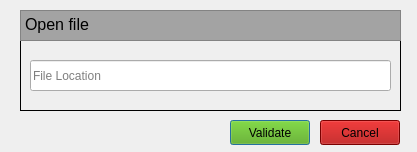
<?xml version="1.0" encoding="UTF-8"?>
<ui version="4.0">
 <class>loadwindow</class>
 <widget class="QDialog" name="loadwindow">
  <property name="geometry">
   <rect>
    <x>0</x>
    <y>0</y>
    <width>417</width>
    <height>152</height>
   </rect>
  </property>
  <property name="minimumSize">
   <size>
    <width>417</width>
    <height>152</height>
   </size>
  </property>
  <property name="maximumSize">
   <size>
    <width>417</width>
    <height>152</height>
   </size>
  </property>
  <property name="windowTitle">
   <string>Load file</string>
  </property>
  <property name="whatsThis">
   <string>&lt;html&gt;&lt;head/&gt;&lt;body&gt;&lt;p&gt;Here, you have to enter the location of the file that you want load.&lt;/p&gt;&lt;/body&gt;&lt;/html&gt;</string>
  </property>
  <widget class="QFrame" name="frame">
   <property name="geometry">
    <rect>
     <x>20</x>
     <y>10</y>
     <width>381</width>
     <height>101</height>
    </rect>
   </property>
   <property name="frameShape">
    <enum>QFrame::Box</enum>
   </property>
   <property name="frameShadow">
    <enum>QFrame::Plain</enum>
   </property>
   <widget class="QLineEdit" name="LineEdit_location">
    <property name="geometry">
     <rect>
      <x>10</x>
      <y>50</y>
      <width>361</width>
      <height>31</height>
     </rect>
    </property>
    <property name="text">
     <string/>
    </property>
    <property name="dragEnabled">
     <bool>true</bool>
    </property>
    <property name="placeholderText">
     <string>File Location</string>
    </property>
    <property name="clearButtonEnabled">
     <bool>false</bool>
    </property>
   </widget>
   <widget class="QTextBrowser" name="textBrowser">
    <property name="geometry">
     <rect>
      <x>0</x>
      <y>0</y>
      <width>381</width>
      <height>31</height>
     </rect>
    </property>
    <property name="palette">
     <palette>
      <active>
       <colorrole role="WindowText">
        <brush brushstyle="SolidPattern">
         <color alpha="255">
          <red>0</red>
          <green>0</green>
          <blue>0</blue>
         </color>
        </brush>
       </colorrole>
       <colorrole role="Button">
        <brush brushstyle="SolidPattern">
         <color alpha="255">
          <red>170</red>
          <green>170</green>
          <blue>170</blue>
         </color>
        </brush>
       </colorrole>
       <colorrole role="Light">
        <brush brushstyle="SolidPattern">
         <color alpha="255">
          <red>255</red>
          <green>255</green>
          <blue>255</blue>
         </color>
        </brush>
       </colorrole>
       <colorrole role="Midlight">
        <brush brushstyle="SolidPattern">
         <color alpha="255">
          <red>212</red>
          <green>212</green>
          <blue>212</blue>
         </color>
        </brush>
       </colorrole>
       <colorrole role="Dark">
        <brush brushstyle="SolidPattern">
         <color alpha="255">
          <red>85</red>
          <green>85</green>
          <blue>85</blue>
         </color>
        </brush>
       </colorrole>
       <colorrole role="Mid">
        <brush brushstyle="SolidPattern">
         <color alpha="255">
          <red>113</red>
          <green>113</green>
          <blue>113</blue>
         </color>
        </brush>
       </colorrole>
       <colorrole role="Text">
        <brush brushstyle="SolidPattern">
         <color alpha="255">
          <red>0</red>
          <green>0</green>
          <blue>0</blue>
         </color>
        </brush>
       </colorrole>
       <colorrole role="BrightText">
        <brush brushstyle="SolidPattern">
         <color alpha="255">
          <red>255</red>
          <green>255</green>
          <blue>255</blue>
         </color>
        </brush>
       </colorrole>
       <colorrole role="ButtonText">
        <brush brushstyle="SolidPattern">
         <color alpha="255">
          <red>0</red>
          <green>0</green>
          <blue>0</blue>
         </color>
        </brush>
       </colorrole>
       <colorrole role="Base">
        <brush brushstyle="SolidPattern">
         <color alpha="255">
          <red>163</red>
          <green>163</green>
          <blue>163</blue>
         </color>
        </brush>
       </colorrole>
       <colorrole role="Window">
        <brush brushstyle="SolidPattern">
         <color alpha="255">
          <red>170</red>
          <green>170</green>
          <blue>170</blue>
         </color>
        </brush>
       </colorrole>
       <colorrole role="Shadow">
        <brush brushstyle="SolidPattern">
         <color alpha="255">
          <red>0</red>
          <green>0</green>
          <blue>0</blue>
         </color>
        </brush>
       </colorrole>
       <colorrole role="AlternateBase">
        <brush brushstyle="SolidPattern">
         <color alpha="255">
          <red>212</red>
          <green>212</green>
          <blue>212</blue>
         </color>
        </brush>
       </colorrole>
       <colorrole role="ToolTipBase">
        <brush brushstyle="SolidPattern">
         <color alpha="255">
          <red>255</red>
          <green>255</green>
          <blue>220</blue>
         </color>
        </brush>
       </colorrole>
       <colorrole role="ToolTipText">
        <brush brushstyle="SolidPattern">
         <color alpha="255">
          <red>0</red>
          <green>0</green>
          <blue>0</blue>
         </color>
        </brush>
       </colorrole>
       <colorrole role="PlaceholderText">
        <brush brushstyle="SolidPattern">
         <color alpha="128">
          <red>0</red>
          <green>0</green>
          <blue>0</blue>
         </color>
        </brush>
       </colorrole>
      </active>
      <inactive>
       <colorrole role="WindowText">
        <brush brushstyle="SolidPattern">
         <color alpha="255">
          <red>0</red>
          <green>0</green>
          <blue>0</blue>
         </color>
        </brush>
       </colorrole>
       <colorrole role="Button">
        <brush brushstyle="SolidPattern">
         <color alpha="255">
          <red>170</red>
          <green>170</green>
          <blue>170</blue>
         </color>
        </brush>
       </colorrole>
       <colorrole role="Light">
        <brush brushstyle="SolidPattern">
         <color alpha="255">
          <red>255</red>
          <green>255</green>
          <blue>255</blue>
         </color>
        </brush>
       </colorrole>
       <colorrole role="Midlight">
        <brush brushstyle="SolidPattern">
         <color alpha="255">
          <red>212</red>
          <green>212</green>
          <blue>212</blue>
         </color>
        </brush>
       </colorrole>
       <colorrole role="Dark">
        <brush brushstyle="SolidPattern">
         <color alpha="255">
          <red>85</red>
          <green>85</green>
          <blue>85</blue>
         </color>
        </brush>
       </colorrole>
       <colorrole role="Mid">
        <brush brushstyle="SolidPattern">
         <color alpha="255">
          <red>113</red>
          <green>113</green>
          <blue>113</blue>
         </color>
        </brush>
       </colorrole>
       <colorrole role="Text">
        <brush brushstyle="SolidPattern">
         <color alpha="255">
          <red>0</red>
          <green>0</green>
          <blue>0</blue>
         </color>
        </brush>
       </colorrole>
       <colorrole role="BrightText">
        <brush brushstyle="SolidPattern">
         <color alpha="255">
          <red>255</red>
          <green>255</green>
          <blue>255</blue>
         </color>
        </brush>
       </colorrole>
       <colorrole role="ButtonText">
        <brush brushstyle="SolidPattern">
         <color alpha="255">
          <red>0</red>
          <green>0</green>
          <blue>0</blue>
         </color>
        </brush>
       </colorrole>
       <colorrole role="Base">
        <brush brushstyle="SolidPattern">
         <color alpha="255">
          <red>163</red>
          <green>163</green>
          <blue>163</blue>
         </color>
        </brush>
       </colorrole>
       <colorrole role="Window">
        <brush brushstyle="SolidPattern">
         <color alpha="255">
          <red>170</red>
          <green>170</green>
          <blue>170</blue>
         </color>
        </brush>
       </colorrole>
       <colorrole role="Shadow">
        <brush brushstyle="SolidPattern">
         <color alpha="255">
          <red>0</red>
          <green>0</green>
          <blue>0</blue>
         </color>
        </brush>
       </colorrole>
       <colorrole role="AlternateBase">
        <brush brushstyle="SolidPattern">
         <color alpha="255">
          <red>212</red>
          <green>212</green>
          <blue>212</blue>
         </color>
        </brush>
       </colorrole>
       <colorrole role="ToolTipBase">
        <brush brushstyle="SolidPattern">
         <color alpha="255">
          <red>255</red>
          <green>255</green>
          <blue>220</blue>
         </color>
        </brush>
       </colorrole>
       <colorrole role="ToolTipText">
        <brush brushstyle="SolidPattern">
         <color alpha="255">
          <red>0</red>
          <green>0</green>
          <blue>0</blue>
         </color>
        </brush>
       </colorrole>
       <colorrole role="PlaceholderText">
        <brush brushstyle="SolidPattern">
         <color alpha="128">
          <red>0</red>
          <green>0</green>
          <blue>0</blue>
         </color>
        </brush>
       </colorrole>
      </inactive>
      <disabled>
       <colorrole role="WindowText">
        <brush brushstyle="SolidPattern">
         <color alpha="255">
          <red>85</red>
          <green>85</green>
          <blue>85</blue>
         </color>
        </brush>
       </colorrole>
       <colorrole role="Button">
        <brush brushstyle="SolidPattern">
         <color alpha="255">
          <red>170</red>
          <green>170</green>
          <blue>170</blue>
         </color>
        </brush>
       </colorrole>
       <colorrole role="Light">
        <brush brushstyle="SolidPattern">
         <color alpha="255">
          <red>255</red>
          <green>255</green>
          <blue>255</blue>
         </color>
        </brush>
       </colorrole>
       <colorrole role="Midlight">
        <brush brushstyle="SolidPattern">
         <color alpha="255">
          <red>212</red>
          <green>212</green>
          <blue>212</blue>
         </color>
        </brush>
       </colorrole>
       <colorrole role="Dark">
        <brush brushstyle="SolidPattern">
         <color alpha="255">
          <red>85</red>
          <green>85</green>
          <blue>85</blue>
         </color>
        </brush>
       </colorrole>
       <colorrole role="Mid">
        <brush brushstyle="SolidPattern">
         <color alpha="255">
          <red>113</red>
          <green>113</green>
          <blue>113</blue>
         </color>
        </brush>
       </colorrole>
       <colorrole role="Text">
        <brush brushstyle="SolidPattern">
         <color alpha="255">
          <red>85</red>
          <green>85</green>
          <blue>85</blue>
         </color>
        </brush>
       </colorrole>
       <colorrole role="BrightText">
        <brush brushstyle="SolidPattern">
         <color alpha="255">
          <red>255</red>
          <green>255</green>
          <blue>255</blue>
         </color>
        </brush>
       </colorrole>
       <colorrole role="ButtonText">
        <brush brushstyle="SolidPattern">
         <color alpha="255">
          <red>85</red>
          <green>85</green>
          <blue>85</blue>
         </color>
        </brush>
       </colorrole>
       <colorrole role="Base">
        <brush brushstyle="SolidPattern">
         <color alpha="255">
          <red>170</red>
          <green>170</green>
          <blue>170</blue>
         </color>
        </brush>
       </colorrole>
       <colorrole role="Window">
        <brush brushstyle="SolidPattern">
         <color alpha="255">
          <red>170</red>
          <green>170</green>
          <blue>170</blue>
         </color>
        </brush>
       </colorrole>
       <colorrole role="Shadow">
        <brush brushstyle="SolidPattern">
         <color alpha="255">
          <red>0</red>
          <green>0</green>
          <blue>0</blue>
         </color>
        </brush>
       </colorrole>
       <colorrole role="AlternateBase">
        <brush brushstyle="SolidPattern">
         <color alpha="255">
          <red>170</red>
          <green>170</green>
          <blue>170</blue>
         </color>
        </brush>
       </colorrole>
       <colorrole role="ToolTipBase">
        <brush brushstyle="SolidPattern">
         <color alpha="255">
          <red>255</red>
          <green>255</green>
          <blue>220</blue>
         </color>
        </brush>
       </colorrole>
       <colorrole role="ToolTipText">
        <brush brushstyle="SolidPattern">
         <color alpha="255">
          <red>0</red>
          <green>0</green>
          <blue>0</blue>
         </color>
        </brush>
       </colorrole>
       <colorrole role="PlaceholderText">
        <brush brushstyle="SolidPattern">
         <color alpha="128">
          <red>0</red>
          <green>0</green>
          <blue>0</blue>
         </color>
        </brush>
       </colorrole>
      </disabled>
     </palette>
    </property>
    <property name="verticalScrollBarPolicy">
     <enum>Qt::ScrollBarAlwaysOff</enum>
    </property>
    <property name="html">
     <string>&lt;!DOCTYPE HTML PUBLIC &quot;-//W3C//DTD HTML 4.0//EN&quot; &quot;http://www.w3.org/TR/REC-html40/strict.dtd&quot;&gt;
&lt;html&gt;&lt;head&gt;&lt;meta name=&quot;qrichtext&quot; content=&quot;1&quot; /&gt;&lt;style type=&quot;text/css&quot;&gt;
p, li { white-space: pre-wrap; }
&lt;/style&gt;&lt;/head&gt;&lt;body style=&quot; font-family:'MS Shell Dlg 2'; font-size:7.8pt; font-weight:400; font-style:normal;&quot;&gt;
&lt;p style=&quot; margin-top:0px; margin-bottom:0px; margin-left:0px; margin-right:0px; -qt-block-indent:0; text-indent:0px;&quot;&gt;&lt;span style=&quot; font-size:12pt;&quot;&gt;Open file&lt;/span&gt;&lt;/p&gt;
&lt;p style=&quot;-qt-paragraph-type:empty; margin-top:0px; margin-bottom:0px; margin-left:0px; margin-right:0px; -qt-block-indent:0; text-indent:0px; font-size:12pt;&quot;&gt;&lt;br /&gt;&lt;/p&gt;&lt;/body&gt;&lt;/html&gt;</string>
    </property>
   </widget>
  </widget>
  <widget class="QPushButton" name="PushButton_valide">
   <property name="geometry">
    <rect>
     <x>230</x>
     <y>120</y>
     <width>80</width>
     <height>25</height>
    </rect>
   </property>
   <property name="palette">
    <palette>
     <active>
      <colorrole role="WindowText">
       <brush brushstyle="SolidPattern">
        <color alpha="255">
         <red>0</red>
         <green>0</green>
         <blue>0</blue>
        </color>
       </brush>
      </colorrole>
      <colorrole role="Button">
       <brush brushstyle="SolidPattern">
        <color alpha="255">
         <red>85</red>
         <green>170</green>
         <blue>0</blue>
        </color>
       </brush>
      </colorrole>
      <colorrole role="Light">
       <brush brushstyle="SolidPattern">
        <color alpha="255">
         <red>128</red>
         <green>255</green>
         <blue>0</blue>
        </color>
       </brush>
      </colorrole>
      <colorrole role="Midlight">
       <brush brushstyle="SolidPattern">
        <color alpha="255">
         <red>106</red>
         <green>212</green>
         <blue>0</blue>
        </color>
       </brush>
      </colorrole>
      <colorrole role="Dark">
       <brush brushstyle="SolidPattern">
        <color alpha="255">
         <red>43</red>
         <green>85</green>
         <blue>0</blue>
        </color>
       </brush>
      </colorrole>
      <colorrole role="Mid">
       <brush brushstyle="SolidPattern">
        <color alpha="255">
         <red>57</red>
         <green>113</green>
         <blue>0</blue>
        </color>
       </brush>
      </colorrole>
      <colorrole role="Text">
       <brush brushstyle="SolidPattern">
        <color alpha="255">
         <red>0</red>
         <green>0</green>
         <blue>0</blue>
        </color>
       </brush>
      </colorrole>
      <colorrole role="BrightText">
       <brush brushstyle="SolidPattern">
        <color alpha="255">
         <red>255</red>
         <green>255</green>
         <blue>255</blue>
        </color>
       </brush>
      </colorrole>
      <colorrole role="ButtonText">
       <brush brushstyle="SolidPattern">
        <color alpha="255">
         <red>0</red>
         <green>0</green>
         <blue>0</blue>
        </color>
       </brush>
      </colorrole>
      <colorrole role="Base">
       <brush brushstyle="SolidPattern">
        <color alpha="255">
         <red>255</red>
         <green>255</green>
         <blue>255</blue>
        </color>
       </brush>
      </colorrole>
      <colorrole role="Window">
       <brush brushstyle="SolidPattern">
        <color alpha="255">
         <red>85</red>
         <green>170</green>
         <blue>0</blue>
        </color>
       </brush>
      </colorrole>
      <colorrole role="Shadow">
       <brush brushstyle="SolidPattern">
        <color alpha="255">
         <red>0</red>
         <green>0</green>
         <blue>0</blue>
        </color>
       </brush>
      </colorrole>
      <colorrole role="AlternateBase">
       <brush brushstyle="SolidPattern">
        <color alpha="255">
         <red>170</red>
         <green>212</green>
         <blue>127</blue>
        </color>
       </brush>
      </colorrole>
      <colorrole role="ToolTipBase">
       <brush brushstyle="SolidPattern">
        <color alpha="255">
         <red>255</red>
         <green>255</green>
         <blue>220</blue>
        </color>
       </brush>
      </colorrole>
      <colorrole role="ToolTipText">
       <brush brushstyle="SolidPattern">
        <color alpha="255">
         <red>0</red>
         <green>0</green>
         <blue>0</blue>
        </color>
       </brush>
      </colorrole>
      <colorrole role="PlaceholderText">
       <brush brushstyle="SolidPattern">
        <color alpha="128">
         <red>0</red>
         <green>0</green>
         <blue>0</blue>
        </color>
       </brush>
      </colorrole>
     </active>
     <inactive>
      <colorrole role="WindowText">
       <brush brushstyle="SolidPattern">
        <color alpha="255">
         <red>0</red>
         <green>0</green>
         <blue>0</blue>
        </color>
       </brush>
      </colorrole>
      <colorrole role="Button">
       <brush brushstyle="SolidPattern">
        <color alpha="255">
         <red>85</red>
         <green>170</green>
         <blue>0</blue>
        </color>
       </brush>
      </colorrole>
      <colorrole role="Light">
       <brush brushstyle="SolidPattern">
        <color alpha="255">
         <red>128</red>
         <green>255</green>
         <blue>0</blue>
        </color>
       </brush>
      </colorrole>
      <colorrole role="Midlight">
       <brush brushstyle="SolidPattern">
        <color alpha="255">
         <red>106</red>
         <green>212</green>
         <blue>0</blue>
        </color>
       </brush>
      </colorrole>
      <colorrole role="Dark">
       <brush brushstyle="SolidPattern">
        <color alpha="255">
         <red>43</red>
         <green>85</green>
         <blue>0</blue>
        </color>
       </brush>
      </colorrole>
      <colorrole role="Mid">
       <brush brushstyle="SolidPattern">
        <color alpha="255">
         <red>57</red>
         <green>113</green>
         <blue>0</blue>
        </color>
       </brush>
      </colorrole>
      <colorrole role="Text">
       <brush brushstyle="SolidPattern">
        <color alpha="255">
         <red>0</red>
         <green>0</green>
         <blue>0</blue>
        </color>
       </brush>
      </colorrole>
      <colorrole role="BrightText">
       <brush brushstyle="SolidPattern">
        <color alpha="255">
         <red>255</red>
         <green>255</green>
         <blue>255</blue>
        </color>
       </brush>
      </colorrole>
      <colorrole role="ButtonText">
       <brush brushstyle="SolidPattern">
        <color alpha="255">
         <red>0</red>
         <green>0</green>
         <blue>0</blue>
        </color>
       </brush>
      </colorrole>
      <colorrole role="Base">
       <brush brushstyle="SolidPattern">
        <color alpha="255">
         <red>255</red>
         <green>255</green>
         <blue>255</blue>
        </color>
       </brush>
      </colorrole>
      <colorrole role="Window">
       <brush brushstyle="SolidPattern">
        <color alpha="255">
         <red>85</red>
         <green>170</green>
         <blue>0</blue>
        </color>
       </brush>
      </colorrole>
      <colorrole role="Shadow">
       <brush brushstyle="SolidPattern">
        <color alpha="255">
         <red>0</red>
         <green>0</green>
         <blue>0</blue>
        </color>
       </brush>
      </colorrole>
      <colorrole role="AlternateBase">
       <brush brushstyle="SolidPattern">
        <color alpha="255">
         <red>170</red>
         <green>212</green>
         <blue>127</blue>
        </color>
       </brush>
      </colorrole>
      <colorrole role="ToolTipBase">
       <brush brushstyle="SolidPattern">
        <color alpha="255">
         <red>255</red>
         <green>255</green>
         <blue>220</blue>
        </color>
       </brush>
      </colorrole>
      <colorrole role="ToolTipText">
       <brush brushstyle="SolidPattern">
        <color alpha="255">
         <red>0</red>
         <green>0</green>
         <blue>0</blue>
        </color>
       </brush>
      </colorrole>
      <colorrole role="PlaceholderText">
       <brush brushstyle="SolidPattern">
        <color alpha="128">
         <red>0</red>
         <green>0</green>
         <blue>0</blue>
        </color>
       </brush>
      </colorrole>
     </inactive>
     <disabled>
      <colorrole role="WindowText">
       <brush brushstyle="SolidPattern">
        <color alpha="255">
         <red>43</red>
         <green>85</green>
         <blue>0</blue>
        </color>
       </brush>
      </colorrole>
      <colorrole role="Button">
       <brush brushstyle="SolidPattern">
        <color alpha="255">
         <red>85</red>
         <green>170</green>
         <blue>0</blue>
        </color>
       </brush>
      </colorrole>
      <colorrole role="Light">
       <brush brushstyle="SolidPattern">
        <color alpha="255">
         <red>128</red>
         <green>255</green>
         <blue>0</blue>
        </color>
       </brush>
      </colorrole>
      <colorrole role="Midlight">
       <brush brushstyle="SolidPattern">
        <color alpha="255">
         <red>106</red>
         <green>212</green>
         <blue>0</blue>
        </color>
       </brush>
      </colorrole>
      <colorrole role="Dark">
       <brush brushstyle="SolidPattern">
        <color alpha="255">
         <red>43</red>
         <green>85</green>
         <blue>0</blue>
        </color>
       </brush>
      </colorrole>
      <colorrole role="Mid">
       <brush brushstyle="SolidPattern">
        <color alpha="255">
         <red>57</red>
         <green>113</green>
         <blue>0</blue>
        </color>
       </brush>
      </colorrole>
      <colorrole role="Text">
       <brush brushstyle="SolidPattern">
        <color alpha="255">
         <red>43</red>
         <green>85</green>
         <blue>0</blue>
        </color>
       </brush>
      </colorrole>
      <colorrole role="BrightText">
       <brush brushstyle="SolidPattern">
        <color alpha="255">
         <red>255</red>
         <green>255</green>
         <blue>255</blue>
        </color>
       </brush>
      </colorrole>
      <colorrole role="ButtonText">
       <brush brushstyle="SolidPattern">
        <color alpha="255">
         <red>43</red>
         <green>85</green>
         <blue>0</blue>
        </color>
       </brush>
      </colorrole>
      <colorrole role="Base">
       <brush brushstyle="SolidPattern">
        <color alpha="255">
         <red>85</red>
         <green>170</green>
         <blue>0</blue>
        </color>
       </brush>
      </colorrole>
      <colorrole role="Window">
       <brush brushstyle="SolidPattern">
        <color alpha="255">
         <red>85</red>
         <green>170</green>
         <blue>0</blue>
        </color>
       </brush>
      </colorrole>
      <colorrole role="Shadow">
       <brush brushstyle="SolidPattern">
        <color alpha="255">
         <red>0</red>
         <green>0</green>
         <blue>0</blue>
        </color>
       </brush>
      </colorrole>
      <colorrole role="AlternateBase">
       <brush brushstyle="SolidPattern">
        <color alpha="255">
         <red>85</red>
         <green>170</green>
         <blue>0</blue>
        </color>
       </brush>
      </colorrole>
      <colorrole role="ToolTipBase">
       <brush brushstyle="SolidPattern">
        <color alpha="255">
         <red>255</red>
         <green>255</green>
         <blue>220</blue>
        </color>
       </brush>
      </colorrole>
      <colorrole role="ToolTipText">
       <brush brushstyle="SolidPattern">
        <color alpha="255">
         <red>0</red>
         <green>0</green>
         <blue>0</blue>
        </color>
       </brush>
      </colorrole>
      <colorrole role="PlaceholderText">
       <brush brushstyle="SolidPattern">
        <color alpha="128">
         <red>0</red>
         <green>0</green>
         <blue>0</blue>
        </color>
       </brush>
      </colorrole>
     </disabled>
    </palette>
   </property>
   <property name="font">
    <font>
     <weight>50</weight>
     <bold>false</bold>
    </font>
   </property>
   <property name="autoFillBackground">
    <bool>false</bool>
   </property>
   <property name="text">
    <string>Validate</string>
   </property>
   <property name="autoDefault">
    <bool>true</bool>
   </property>
   <property name="default">
    <bool>false</bool>
   </property>
   <property name="flat">
    <bool>false</bool>
   </property>
  </widget>
  <widget class="QPushButton" name="Button_cancel">
   <property name="geometry">
    <rect>
     <x>320</x>
     <y>120</y>
     <width>80</width>
     <height>25</height>
    </rect>
   </property>
   <property name="palette">
    <palette>
     <active>
      <colorrole role="WindowText">
       <brush brushstyle="SolidPattern">
        <color alpha="255">
         <red>0</red>
         <green>0</green>
         <blue>0</blue>
        </color>
       </brush>
      </colorrole>
      <colorrole role="Button">
       <brush brushstyle="SolidPattern">
        <color alpha="255">
         <red>170</red>
         <green>0</green>
         <blue>0</blue>
        </color>
       </brush>
      </colorrole>
      <colorrole role="Light">
       <brush brushstyle="SolidPattern">
        <color alpha="255">
         <red>255</red>
         <green>0</green>
         <blue>0</blue>
        </color>
       </brush>
      </colorrole>
      <colorrole role="Midlight">
       <brush brushstyle="SolidPattern">
        <color alpha="255">
         <red>212</red>
         <green>0</green>
         <blue>0</blue>
        </color>
       </brush>
      </colorrole>
      <colorrole role="Dark">
       <brush brushstyle="SolidPattern">
        <color alpha="255">
         <red>85</red>
         <green>0</green>
         <blue>0</blue>
        </color>
       </brush>
      </colorrole>
      <colorrole role="Mid">
       <brush brushstyle="SolidPattern">
        <color alpha="255">
         <red>113</red>
         <green>0</green>
         <blue>0</blue>
        </color>
       </brush>
      </colorrole>
      <colorrole role="Text">
       <brush brushstyle="SolidPattern">
        <color alpha="255">
         <red>0</red>
         <green>0</green>
         <blue>0</blue>
        </color>
       </brush>
      </colorrole>
      <colorrole role="BrightText">
       <brush brushstyle="SolidPattern">
        <color alpha="255">
         <red>255</red>
         <green>255</green>
         <blue>255</blue>
        </color>
       </brush>
      </colorrole>
      <colorrole role="ButtonText">
       <brush brushstyle="SolidPattern">
        <color alpha="255">
         <red>0</red>
         <green>0</green>
         <blue>0</blue>
        </color>
       </brush>
      </colorrole>
      <colorrole role="Base">
       <brush brushstyle="SolidPattern">
        <color alpha="255">
         <red>255</red>
         <green>255</green>
         <blue>255</blue>
        </color>
       </brush>
      </colorrole>
      <colorrole role="Window">
       <brush brushstyle="SolidPattern">
        <color alpha="255">
         <red>170</red>
         <green>0</green>
         <blue>0</blue>
        </color>
       </brush>
      </colorrole>
      <colorrole role="Shadow">
       <brush brushstyle="SolidPattern">
        <color alpha="255">
         <red>0</red>
         <green>0</green>
         <blue>0</blue>
        </color>
       </brush>
      </colorrole>
      <colorrole role="AlternateBase">
       <brush brushstyle="SolidPattern">
        <color alpha="255">
         <red>212</red>
         <green>127</green>
         <blue>127</blue>
        </color>
       </brush>
      </colorrole>
      <colorrole role="ToolTipBase">
       <brush brushstyle="SolidPattern">
        <color alpha="255">
         <red>255</red>
         <green>255</green>
         <blue>220</blue>
        </color>
       </brush>
      </colorrole>
      <colorrole role="ToolTipText">
       <brush brushstyle="SolidPattern">
        <color alpha="255">
         <red>0</red>
         <green>0</green>
         <blue>0</blue>
        </color>
       </brush>
      </colorrole>
      <colorrole role="PlaceholderText">
       <brush brushstyle="SolidPattern">
        <color alpha="128">
         <red>0</red>
         <green>0</green>
         <blue>0</blue>
        </color>
       </brush>
      </colorrole>
     </active>
     <inactive>
      <colorrole role="WindowText">
       <brush brushstyle="SolidPattern">
        <color alpha="255">
         <red>0</red>
         <green>0</green>
         <blue>0</blue>
        </color>
       </brush>
      </colorrole>
      <colorrole role="Button">
       <brush brushstyle="SolidPattern">
        <color alpha="255">
         <red>170</red>
         <green>0</green>
         <blue>0</blue>
        </color>
       </brush>
      </colorrole>
      <colorrole role="Light">
       <brush brushstyle="SolidPattern">
        <color alpha="255">
         <red>255</red>
         <green>0</green>
         <blue>0</blue>
        </color>
       </brush>
      </colorrole>
      <colorrole role="Midlight">
       <brush brushstyle="SolidPattern">
        <color alpha="255">
         <red>212</red>
         <green>0</green>
         <blue>0</blue>
        </color>
       </brush>
      </colorrole>
      <colorrole role="Dark">
       <brush brushstyle="SolidPattern">
        <color alpha="255">
         <red>85</red>
         <green>0</green>
         <blue>0</blue>
        </color>
       </brush>
      </colorrole>
      <colorrole role="Mid">
       <brush brushstyle="SolidPattern">
        <color alpha="255">
         <red>113</red>
         <green>0</green>
         <blue>0</blue>
        </color>
       </brush>
      </colorrole>
      <colorrole role="Text">
       <brush brushstyle="SolidPattern">
        <color alpha="255">
         <red>0</red>
         <green>0</green>
         <blue>0</blue>
        </color>
       </brush>
      </colorrole>
      <colorrole role="BrightText">
       <brush brushstyle="SolidPattern">
        <color alpha="255">
         <red>255</red>
         <green>255</green>
         <blue>255</blue>
        </color>
       </brush>
      </colorrole>
      <colorrole role="ButtonText">
       <brush brushstyle="SolidPattern">
        <color alpha="255">
         <red>0</red>
         <green>0</green>
         <blue>0</blue>
        </color>
       </brush>
      </colorrole>
      <colorrole role="Base">
       <brush brushstyle="SolidPattern">
        <color alpha="255">
         <red>255</red>
         <green>255</green>
         <blue>255</blue>
        </color>
       </brush>
      </colorrole>
      <colorrole role="Window">
       <brush brushstyle="SolidPattern">
        <color alpha="255">
         <red>170</red>
         <green>0</green>
         <blue>0</blue>
        </color>
       </brush>
      </colorrole>
      <colorrole role="Shadow">
       <brush brushstyle="SolidPattern">
        <color alpha="255">
         <red>0</red>
         <green>0</green>
         <blue>0</blue>
        </color>
       </brush>
      </colorrole>
      <colorrole role="AlternateBase">
       <brush brushstyle="SolidPattern">
        <color alpha="255">
         <red>212</red>
         <green>127</green>
         <blue>127</blue>
        </color>
       </brush>
      </colorrole>
      <colorrole role="ToolTipBase">
       <brush brushstyle="SolidPattern">
        <color alpha="255">
         <red>255</red>
         <green>255</green>
         <blue>220</blue>
        </color>
       </brush>
      </colorrole>
      <colorrole role="ToolTipText">
       <brush brushstyle="SolidPattern">
        <color alpha="255">
         <red>0</red>
         <green>0</green>
         <blue>0</blue>
        </color>
       </brush>
      </colorrole>
      <colorrole role="PlaceholderText">
       <brush brushstyle="SolidPattern">
        <color alpha="128">
         <red>0</red>
         <green>0</green>
         <blue>0</blue>
        </color>
       </brush>
      </colorrole>
     </inactive>
     <disabled>
      <colorrole role="WindowText">
       <brush brushstyle="SolidPattern">
        <color alpha="255">
         <red>85</red>
         <green>0</green>
         <blue>0</blue>
        </color>
       </brush>
      </colorrole>
      <colorrole role="Button">
       <brush brushstyle="SolidPattern">
        <color alpha="255">
         <red>170</red>
         <green>0</green>
         <blue>0</blue>
        </color>
       </brush>
      </colorrole>
      <colorrole role="Light">
       <brush brushstyle="SolidPattern">
        <color alpha="255">
         <red>255</red>
         <green>0</green>
         <blue>0</blue>
        </color>
       </brush>
      </colorrole>
      <colorrole role="Midlight">
       <brush brushstyle="SolidPattern">
        <color alpha="255">
         <red>212</red>
         <green>0</green>
         <blue>0</blue>
        </color>
       </brush>
      </colorrole>
      <colorrole role="Dark">
       <brush brushstyle="SolidPattern">
        <color alpha="255">
         <red>85</red>
         <green>0</green>
         <blue>0</blue>
        </color>
       </brush>
      </colorrole>
      <colorrole role="Mid">
       <brush brushstyle="SolidPattern">
        <color alpha="255">
         <red>113</red>
         <green>0</green>
         <blue>0</blue>
        </color>
       </brush>
      </colorrole>
      <colorrole role="Text">
       <brush brushstyle="SolidPattern">
        <color alpha="255">
         <red>85</red>
         <green>0</green>
         <blue>0</blue>
        </color>
       </brush>
      </colorrole>
      <colorrole role="BrightText">
       <brush brushstyle="SolidPattern">
        <color alpha="255">
         <red>255</red>
         <green>255</green>
         <blue>255</blue>
        </color>
       </brush>
      </colorrole>
      <colorrole role="ButtonText">
       <brush brushstyle="SolidPattern">
        <color alpha="255">
         <red>85</red>
         <green>0</green>
         <blue>0</blue>
        </color>
       </brush>
      </colorrole>
      <colorrole role="Base">
       <brush brushstyle="SolidPattern">
        <color alpha="255">
         <red>170</red>
         <green>0</green>
         <blue>0</blue>
        </color>
       </brush>
      </colorrole>
      <colorrole role="Window">
       <brush brushstyle="SolidPattern">
        <color alpha="255">
         <red>170</red>
         <green>0</green>
         <blue>0</blue>
        </color>
       </brush>
      </colorrole>
      <colorrole role="Shadow">
       <brush brushstyle="SolidPattern">
        <color alpha="255">
         <red>0</red>
         <green>0</green>
         <blue>0</blue>
        </color>
       </brush>
      </colorrole>
      <colorrole role="AlternateBase">
       <brush brushstyle="SolidPattern">
        <color alpha="255">
         <red>170</red>
         <green>0</green>
         <blue>0</blue>
        </color>
       </brush>
      </colorrole>
      <colorrole role="ToolTipBase">
       <brush brushstyle="SolidPattern">
        <color alpha="255">
         <red>255</red>
         <green>255</green>
         <blue>220</blue>
        </color>
       </brush>
      </colorrole>
      <colorrole role="ToolTipText">
       <brush brushstyle="SolidPattern">
        <color alpha="255">
         <red>0</red>
         <green>0</green>
         <blue>0</blue>
        </color>
       </brush>
      </colorrole>
      <colorrole role="PlaceholderText">
       <brush brushstyle="SolidPattern">
        <color alpha="128">
         <red>0</red>
         <green>0</green>
         <blue>0</blue>
        </color>
       </brush>
      </colorrole>
     </disabled>
    </palette>
   </property>
   <property name="text">
    <string>Cancel</string>
   </property>
  </widget>
 </widget>
 <resources/>
 <connections/>
</ui>
